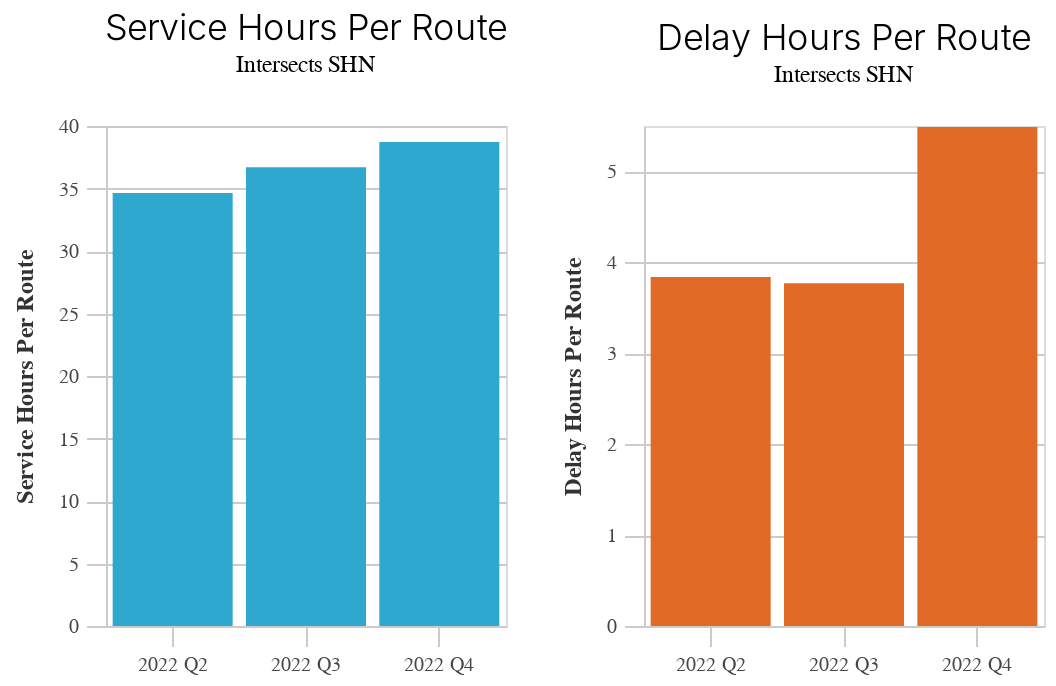

Notebook code cell kept with this figure:
### Code cell
i1

### Figure 1 — Vega-Lite specification as saved in the notebook (floating-point values rounded to 4 significant figures)
{"config": {"view": {"continuousWidth": 400, "continuousHeight": 300}, "axis": {"domainColor": "#cbcbcb", "grid": true, "gridColor": "#cbcbcb", "gridWidth": 1, "labelColor": "#474747", "labelFont": "Nunito Sans", "labelFontSize": 10, "labelPadding": 4, "tickColor": "#cbcbcb", "tickSize": 10, "titleColor": "#333", "titleFont": "Raleway", "titleFontSize": 12, "titlePadding": 10}, "axisBand": {"grid": false}, "background": "white", "font": "Raleway", "header": {"labelFont": "Nunito Sans", "titleFont": "Raleway"}, "legend": {"labelColor": "#333", "labelFont": "Nunito Sans", "labelFontSize": 11, "labelLimit": 0, "padding": 1, "symbolSize": 30, "symbolType": "square", "titleColor": "#333", "titleFont": "Raleway", "titleFontSize": 14, "titlePadding": 10}, "title": {"anchor": "middle", "font": "Raleway", "fontSize": 18, "fontWeight": 300, "offset": 20}}, "hconcat": [{"data": {"name": "data-cbd60eaec038bd05e82151f0bca4d12b"}, "mark": "bar", "encoding": {"color": {"value": "#2EA8CE"}, "tooltip": [{"field": "year", "type": "quantitative"}, {"field": "quarter", "type": "nominal"}, {"field": "year_quarter", "type": "nominal"}, {"field": "variable", "type": "nominal"}, {"field": "category", "type": "nominal"}, {"field": "value", "type": "quantitative"}], "x": {"axis": {"format": "2022 Q%q"}, "field": "service_date", "timeUnit": "quarter", "title": null, "type": "ordinal"}, "y": {"field": "value", "title": "Service Hours Per Route", "type": "quantitative"}}, "height": 250, "selection": {"selector009": {"type": "interval", "bind": "scales", "encodings": ["x", "y"]}}, "title": {"text": "Service Hours Per Route", "subtitle": "Intersects SHN"}, "width": 200}, {"data": {"name": "data-760ba407db9cace78c5e8c6ee700b7cb"}, "mark": "bar", "encoding": {"color": {"value": "#E16B26"}, "tooltip": [{"field": "year", "type": "quantitative"}, {"field": "quarter", "type": "nominal"}, {"field": "year_quarter", "type": "nominal"}, {"field": "variable", "type": "nominal"}, {"field": "category", "type": "nominal"}, {"field": "value", "type": "quantitative"}], "x": {"axis": {"format": "2022 Q%q"}, "field": "service_date", "timeUnit": "quarter", "title": null, "type": "ordinal"}, "y": {"field": "value", "title": "Delay Hours Per Route", "type": "quantitative"}}, "height": 250, "selection": {"selector010": {"type": "interval", "bind": "scales", "encodings": ["x", "y"]}}, "title": {"text": "Delay Hours Per Route", "subtitle": "Intersects SHN"}, "width": 200}], "resolve": {"scale": {"y": "independent"}}, "spacing": 25, "$schema": "https://vega.github.io/schema/vega-lite/v4.17.0.json", "datasets": {"data-cbd60eaec038bd05e82151f0bca4d12b": [{"category": "Intersects SHN", "variable": "service_hours_per_route", "value": 34.65, "service_date": "2022-05-04", "year_quarter": "Q2_2022", "quarter": "Q2", "year": 2022}, {"category": "Intersects SHN", "variable": "service_hours_per_route", "value": 36.7, "service_date": "2022-08-17", "year_quarter": "Q3_2022", "quarter": "Q3", "year": 2022}, {"category": "Intersects SHN", "variable": "service_hours_per_route", "value": 38.73, "service_date": "2022-10-12", "year_quarter": "Q4_2022", "quarter": "Q4", "year": 2022}], "data-760ba407db9cace78c5e8c6ee700b7cb": [{"category": "Intersects SHN", "variable": "delay_hours_per_route", "value": 3.84, "service_date": "2022-05-04", "year_quarter": "Q2_2022", "quarter": "Q2", "year": 2022}, {"category": "Intersects SHN", "variable": "delay_hours_per_route", "value": 3.77, "service_date": "2022-08-17", "year_quarter": "Q3_2022", "quarter": "Q3", "year": 2022}, {"category": "Intersects SHN", "variable": "delay_hours_per_route", "value": 5.49, "service_date": "2022-10-12", "year_quarter": "Q4_2022", "quarter": "Q4", "year": 2022}]}}
